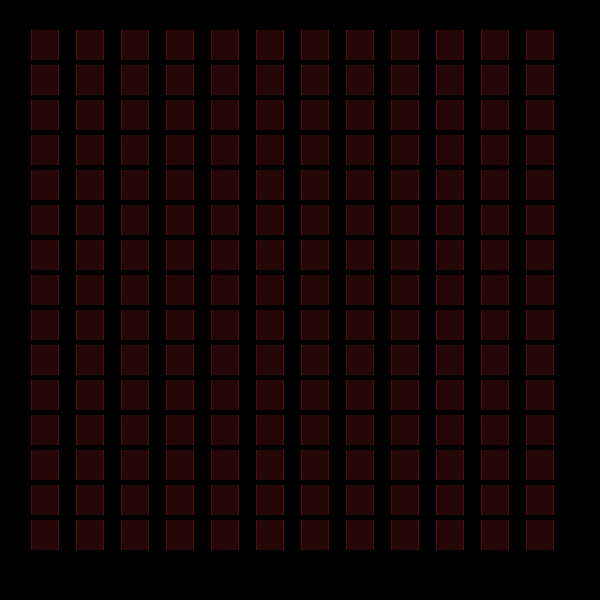
Frame 1 (no input)
Frame 60 (the mouse pressed at the canvas centre just before this capture): identical to frame 1, image omitted
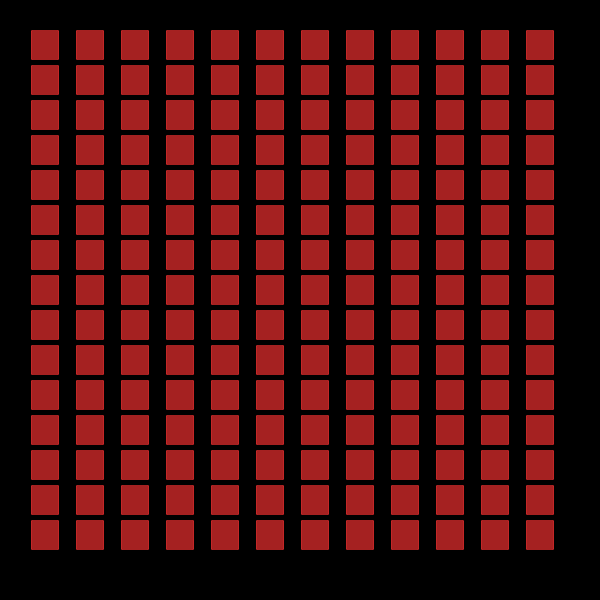
Frame 120 (the mouse held since frame 60 and released just before this capture)

The Processing sketch that drew these frames (run headless with seeded random() and noise(); from frame 60 on, the mouse is pressed at the canvas centre):

// Processing sketch: processing_168602
// ── processing_168602.pde

int grid = 45;
float H=0;
float S =80;
float B =0;

void setup() {
  size(600, 600);
  colorMode(HSB, 360, 100, 100, 1.0);
  rectMode(CENTER);
  smooth();
}

void draw() {
  B= map(mouseY, 0, height, 0, 100);
  background(0);
  for (int x=grid; x<=width-grid; x+=grid) {
    for (int y=grid; y<=height-grid-10; y+=grid-10) {
      for (int i=10; i>0; i--) {
        noStroke();
        fill(H, S, B+i*15);
        rect(x, y, 27, 30, 2);
      }
    }
  }

  //  for (int x2=grid; x2<=width-grid-60; x2+=grid) {
  //    for (int y2=grid-30; y2<=height-grid; y2+=grid-30) {
  //      noStroke();
  //      fill(237, 214, 120);
  //      rect(x2+40, y2+5, 31, 29, 3);
  //    }
  //  }
}

void mousePressed() {//when mouse is pressed the sketch redraws
  if (mousePressed == true) {//when mouse is pressed count is reset to draw over sketch
    setup();
  }
}
